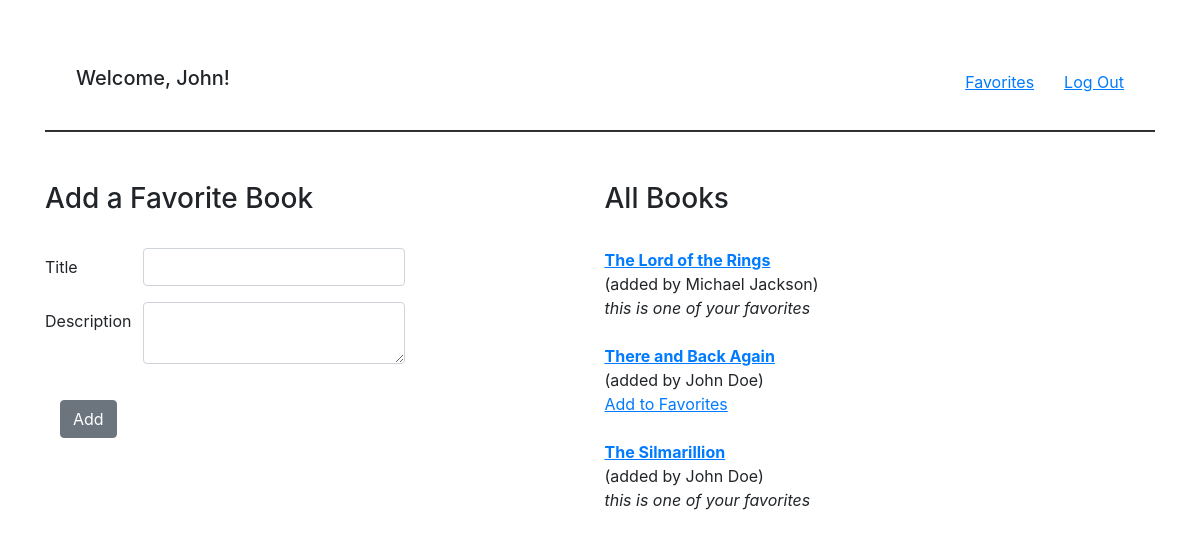
Screenshot of /books (signed in) with the database file from the repository.
### app/models.py (models this page shows)
class User(models.Model):
    first_name = models.CharField(max_length=100)
    last_name = models.CharField(max_length=100)
    email = models.EmailField(max_length=50)
    password = models.CharField(max_length=255)
    created_at = models.DateTimeField(auto_now_add=True)
    updated_at = models.DateTimeField(auto_now=True)
    objects = UserManager()

class Book(models.Model):
    title = models.CharField(max_length=255)
    desc = models.CharField(max_length=255)
    uploaded_by = models.ForeignKey(User, related_name = "book_uploaded", on_delete=models.CASCADE)
    favorite = models.ManyToManyField(User, related_name = "favorites")
    created_at = models.DateTimeField(auto_now_add=True)
    updated_at = models.DateTimeField(auto_now=True)
    objects = BookManager()

### app/views.py (the view)
# urls.py: path('books', views.dashboard),
def dashboard(request):
    sessionTest = request.session.get("u_id", "no u_id")
    if sessionTest == "no u_id":
        return redirect ("/")
    u_id = request.session["u_id"]
    user = User.objects.get(id=u_id)
    context = {
        "books": Book.objects.all(),
        "first_name": user.first_name,
        "u_id": u_id
    }
    return render(request, "dashboard.html", context)

### app/templates/dashboard.html (shortened to what this page needs)
{% extends 'base.html' %}
{% block content %}
<nav class="navbar">
    <div class="container-fluid">
        <h2 class="navbar-brand">Welcome, {{ first_name }}!</h2>
        <div class="d-flex">
            <a class="linkUnderline nav_margin" href="/books/favorites/{{ u_id }}">Favorites</a>
            <form action="/logout" method="POST">
                <button class="nav-item linkUnderline btnLink">Log Out</button>
            </form>
        </div>
    </div>
</nav>
<hr>
<div class="box d-inline-block box_margin">
    <h3>Add a Favorite Book</h3>
    <br/>
    <form action="/books/add_book" method="POST">
        <div class="mb-3 row">
            <label class="col-sm-2 col-form-label">Title</label>
            <div class="col-sm-6">
                <input class="form-control" type="text" name="title"/>
            </div>
        </div>
        <div class="mb-3 row">
            <label class="col-sm-2 col-form-label">Description</label>
            <div class="col-sm-6">
                <textarea class="form-control" type="textField" rows="2" name="desc"></textarea>
            </div>
        </div>
        <div class="col-sm-8">
            <button class="btn btn-secondary" type="submit">Add</button>
        </div>
    </form>
</div>
<div class="d-inline-block box_margin">
    <h3>All Books</h3>
    <br/>
    {% for book in books %}
        <a class="linkUnderline" href="/books/{{ book.id }}"><b>{{ book.title }}</b></a>
        <p class="p_dashboard">(added by {{ book.uploaded_by.first_name }} {{ book.uploaded_by.last_name }})</p>
            {% if book.favorite.all.first.id == u_id %}
                <p class="italics p_dashboard">this is one of your favorites</p>
            {% else %}
                <form action="/books/favor/{{ book.id }}" method="POST">
                    <button class="linkUnderline btnLink" type="submit">Add to Favorites</button>
                </form>
            {% endif %}
    <br/>
    {% endfor %}
</div>
{% endblock %}

### app/templates/base.html (shortened to what this page needs)
<!DOCTYPE html>
<html>
<head>
    <link rel="stylesheet"
        href="https://stackpath.bootstrapcdn.com/bootstrap/4.1.3/css/bootstrap.min.css"
>
    {% load static %}
    <link rel="stylesheet" type="text/css" href="{% static 'style.css' %}"  >
</head>
<body>
    <div class="container">
        {% block content %}{% endblock %}
    </div>
</body>
</html>

### app/static/style.css (style rules this page uses)
.container { margin-top: 50px; }
.nav_margin { margin-right: 30px; }
.box { margin-top: 15px; vertical-align: top; width: 50% }
.box_margin { margin-top: 34px; }
.linkUnderline { text-decoration: underline; }
.btnLink { background: none!important; border: none; padding: 0!important; color: #007bff; text-decoration: underline; cursor: pointer; }
.btn { margin-top: 20px; }
.italics { font-style: italic; }
.p_dashboard { padding: 0; margin: 0; }
hr { height: 1px; background-color: #333; }

### rows the page displays
User: first_name "John"
Book: title "The Lord of the Rings", uploaded_by.first_name "Michael", uploaded_by.last_name "Jackson", shows "this is one of your favorites"
Book: title "There and Back Again", uploaded_by.first_name "John", uploaded_by.last_name "Doe"
Book: title "The Silmarillion", uploaded_by.first_name "John", uploaded_by.last_name "Doe", shows "this is one of your favorites"
